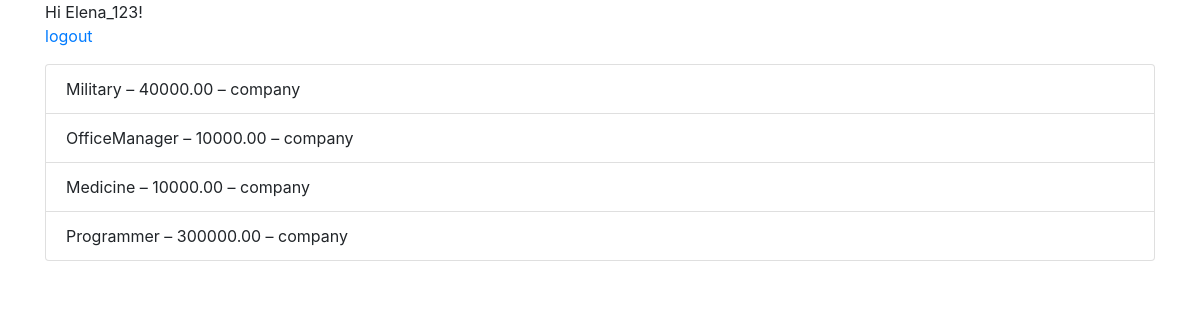
The app's page /Models/home/ (signed in) with its own data.
### Models/models.py (models this page shows)
class Person(AbstractUser):
    CITY = (
        (1, 'Voronezh'),
        (2, 'Moscow'),
        (3, 'St. Petersburg'),
        (4, 'Novgorod')
    )
    location = models.CharField(max_length=30, blank=True)
    birth_date = models.DateField(null=True, blank=True)
    city = models.IntegerField(blank=True, choices=CITY, help_text='Выберите город', default=1)
    mobile_phone = models.TextField(max_length=11, blank=True)
    isEmployer = models.BooleanField(default=False)
    def __str__(self):
        return self.username.__str__()

class Job(models.Model):
    CATEGORY = (
        (1, 'Programmer'),
        (2, 'Medicine'),
        (3, 'OfficeManager'),
        (4, 'Military')
    )
    GRAPHIC = (
        (1, 'FullDay'),
        (2, 'PartDay')
    )
    category = models.IntegerField( blank=True, choices=CATEGORY, default=1, help_text='Выберите категорию')
    wage = models.DecimalField(max_length=10, decimal_places=2, max_digits=10)
    graphic = models.IntegerField(blank=True, choices=GRAPHIC, help_text='Выберите график работы',default=1)
    employer = models.ForeignKey(Person, on_delete=models.SET_NULL, null=True, limit_choices_to={'isEmployer': True})
    date_of_placement = models.DateTimeField(null=True, blank=True)
    def __str__(self):
        return self.CATEGORY[self.category - 1][1].__str__() + ' – ' + self.wage.__str__() + ' – ' + self.employer.__str__()
    class Meta:
        ordering = ["-date_of_placement"]

### Models/views.py (the view)
# urls.py: 2. Add a URL to urlpatterns:  path('', Home.as_view(), name='home')
class Home(generic.TemplateView):
    template_name = 'home.html'
    def get_context_data(self, **kwargs):
        context = super().get_context_data(**kwargs)
        user = self.request.user
        if user.is_authenticated:
            if user.isEmployer:
                context['items'] = Response.objects.filter(vacancy__in=Job.objects.filter(employer=user))
            else:
                context['items'] = Job.objects.exclude(employer__in=Ban.objects.filter(employee=user).values('employer'))
        return context

### templates/home.html (shortened to what this page needs)
{% extends 'base.html' %}
{% block content %}
{% if user.is_authenticated %}
  Hi {{ user.username }}!
  <p><a href="{% url 'logout' %}">logout</a></p>
  {% if items %}
        <ul class="list-group">
            {% for item in items %}
                {%if user.isEmployer %}
                <li class="list-group-item">{{item.vacancy}}&nbsp;&ndash; {{item.employee}}&nbsp;&ndash; {{item.commentary}}</li>
                {% else %}
                <li class="list-group-item">{{item}}</li>
                {% endif %}
            {% endfor %}
        </ul>
    {% else %}
        <h3>nothing here</h3>
    {% endif %}
{% else %}
  <p>You are not logged in</p>
  <a href="{% url 'login' %}">login</a> |
  <a href="{% url 'signup' %}">signup</a>
{% endif %}
{% endblock %}

### records on screen
Person: username "Elena_123"
Job: category+wage+employer "Military – 40000.00 – company"
Job: category+wage+employer "OfficeManager – 10000.00 – company"
Job: category+wage+employer "Medicine – 10000.00 – company"
Job: category+wage+employer "Programmer – 300000.00 – company"
